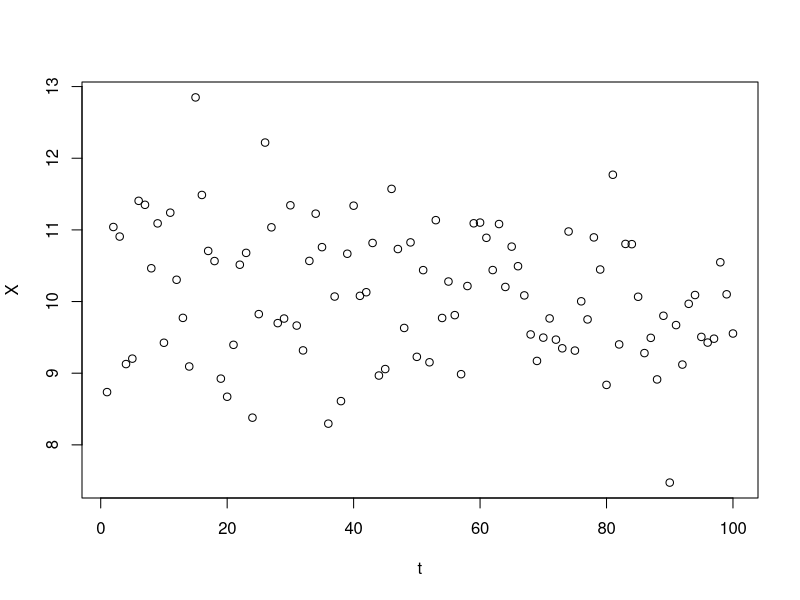

Reproduce this figure in R.
#oef8.1
f <- function(a, b,t){
  return (a+b*sin((2*pi*4)/4) +b *cos((2*pi*4)/4)+ rnorm(1))
}
t <- seq( from = 1, to = 100, by=1)
X <- lapply(t, f,a=5,b=5)
plot(x=t, y=X , typle='l')
